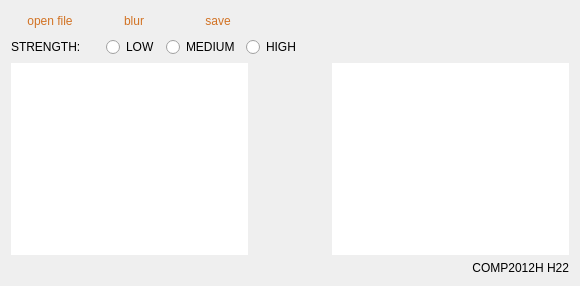
      <widget class="QWidget" name="tab_blur">
       <property name="enabled">
        <bool>true</bool>
       </property>
       <property name="sizePolicy">
        <sizepolicy hsizetype="Expanding" vsizetype="Expanding">
         <horstretch>0</horstretch>
         <verstretch>0</verstretch>
        </sizepolicy>
       </property>
       <attribute name="title">
        <string>blur</string>
       </attribute>
       <layout class="QVBoxLayout" name="verticalLayout_4">
        <item>
         <layout class="QHBoxLayout" name="horizontalLayout_7" stretch="1,1,1,4">
          <item>
           <widget class="QPushButton" name="blur_open_button">
            <property name="styleSheet">
             <string notr="true">QPushButton{
background-image: url(:/icon/Qt_threeStatus_ok.png);
border-style: solid;
border-color: black;
border-width: 0px;
border-radius: 2px;
font: 15pt &quot;Bauhaus 93&quot;;
color: rgb(210, 114, 35);
}
QPushButton:hover{background-image: url(:/icon/Qt_threeStatus_ok1.png);}
QPushButton:pressed{background-image: url(:/icon/Qt_threeStatus_ok2.png);}
</string>
            </property>
            <property name="text">
             <string>open file</string>
            </property>
           </widget>
          </item>
          <item>
           <widget class="QPushButton" name="blur_button">
            <property name="styleSheet">
             <string notr="true">QPushButton{
background-image: url(:/icon/Qt_threeStatus_ok.png);
border-style: solid;
border-color: black;
border-width: 0px;
border-radius: 2px;
font: 15pt &quot;Bauhaus 93&quot;;
color: rgb(210, 114, 35);
}
QPushButton:hover{background-image: url(:/icon/Qt_threeStatus_ok1.png);}
QPushButton:pressed{background-image: url(:/icon/Qt_threeStatus_ok2.png);}</string>
            </property>
            <property name="text">
             <string>blur</string>
            </property>
           </widget>
          </item>
          <item>
           <widget class="QPushButton" name="blur_save_button">
            <property name="styleSheet">
             <string notr="true">QPushButton{
background-image: url(:/icon/Qt_threeStatus_ok.png);
border-style: solid;
border-color: black;
border-width: 0px;
border-radius: 2px;
font: 15pt &quot;Bauhaus 93&quot;;
color: rgb(210, 114, 35);
}
QPushButton:hover{background-image: url(:/icon/Qt_threeStatus_ok1.png);}
QPushButton:pressed{background-image: url(:/icon/Qt_threeStatus_ok2.png);}</string>
            </property>
            <property name="text">
             <string>save</string>
            </property>
           </widget>
          </item>
          <item>
           <spacer name="horizontalSpacer_6">
            <property name="orientation">
             <enum>Qt::Horizontal</enum>
            </property>
            <property name="sizeHint" stdset="0">
             <size>
              <width>40</width>
              <height>20</height>
             </size>
            </property>
           </spacer>
          </item>
         </layout>
        </item>
        <item>
         <layout class="QHBoxLayout" name="horizontalLayout_5" stretch="2,1,1,1,6">
          <item>
           <widget class="QLabel" name="label_2">
            <property name="styleSheet">
             <string notr="true">color: rgb(0,0,0);
font: 63 12pt &quot;Bahnschrift SemiBold Condensed&quot;;</string>
            </property>
            <property name="text">
             <string>STRENGTH:</string>
            </property>
           </widget>
          </item>
          <item>
           <widget class="QRadioButton" name="low_button">
            <property name="styleSheet">
             <string notr="true">color: rgb(0,0,0);
font: 63 12pt &quot;Bahnschrift SemiBold Condensed&quot;;</string>
            </property>
            <property name="text">
             <string>LOW</string>
            </property>
           </widget>
          </item>
          <item>
           <widget class="QRadioButton" name="medium_button">
            <property name="styleSheet">
             <string notr="true">color: rgb(0,0,0);
font: 63 12pt &quot;Bahnschrift SemiBold Condensed&quot;;</string>
            </property>
            <property name="text">
             <string>MEDIUM</string>
            </property>
           </widget>
          </item>
          <item>
           <widget class="QRadioButton" name="high_button">
            <property name="styleSheet">
             <string notr="true">color: rgb(0,0,0);
font: 63 12pt &quot;Bahnschrift SemiBold Condensed&quot;;</string>
            </property>
            <property name="text">
             <string>HIGH</string>
            </property>
           </widget>
          </item>
          <item>
           <spacer name="horizontalSpacer_15">
            <property name="orientation">
             <enum>Qt::Horizontal</enum>
            </property>
            <property name="sizeHint" stdset="0">
             <size>
              <width>40</width>
              <height>20</height>
             </size>
            </property>
           </spacer>
          </item>
         </layout>
        </item>
        <item>
         <layout class="QHBoxLayout" name="horizontalLayout_8" stretch="3,1,3">
          <item>
           <widget class="Graph" name="blur_original_graph">
            <property name="frameShape">
             <enum>QFrame::NoFrame</enum>
            </property>
            <property name="verticalScrollBarPolicy">
             <enum>Qt::ScrollBarAlwaysOff</enum>
            </property>
            <property name="horizontalScrollBarPolicy">
             <enum>Qt::ScrollBarAlwaysOff</enum>
            </property>
           </widget>
          </item>
          <item>
           <spacer name="horizontalSpacer_5">
            <property name="orientation">
             <enum>Qt::Horizontal</enum>
            </property>
            <property name="sizeHint" stdset="0">
             <size>
              <width>40</width>
              <height>20</height>
             </size>
            </property>
           </spacer>
          </item>
          <item>
           <widget class="Graph" name="blur_result_graph">
            <property name="frameShape">
             <enum>QFrame::NoFrame</enum>
            </property>
            <property name="verticalScrollBarPolicy">
             <enum>Qt::ScrollBarAlwaysOff</enum>
            </property>
            <property name="horizontalScrollBarPolicy">
             <enum>Qt::ScrollBarAlwaysOff</enum>
            </property>
           </widget>
          </item>
         </layout>
        </item>
        <item>
         <widget class="QLabel" name="label_8">
          <property name="styleSheet">
           <string notr="true">font: 10pt &quot;Cooper Black&quot;;
color: rgb(0, 0, 0);</string>
          </property>
          <property name="text">
           <string>COMP2012H H22</string>
          </property>
          <property name="alignment">
           <set>Qt::AlignRight|Qt::AlignTrailing|Qt::AlignVCenter</set>
          </property>
         </widget>
        </item>
       </layout>
      </widget>
